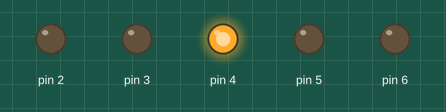
A sketch run on a simulated Arduino Uno, built with avr-gcc and run on an emulated ATmega328P. Parts: output pins drawn as LEDs (lit = HIGH). Random numbers use the default seed unless the sketch sets one.

Above: at 0.1 s.
At 2.1 s:
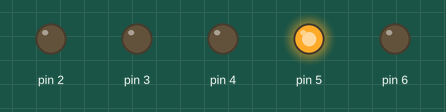
At 10.1 s:
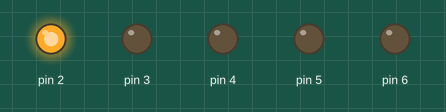
At 28.1 s:
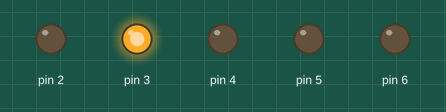
At 36.1 s:
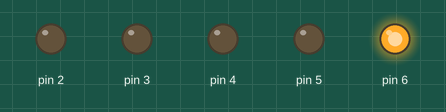
Timing chart, 0 to 40.0 s (numbered marks = the images above):
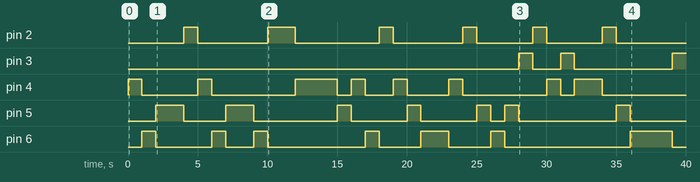

The sketch:

Blink_LEDS_Randomly.ino
```cpp
// Code for blinking LEDs randomnly
//

int data;
void setup()
{

  pinMode(2, OUTPUT);
  pinMode(3, OUTPUT);
  pinMode(4, OUTPUT);
  pinMode(5, OUTPUT);
  pinMode(6, OUTPUT);
}

void loop()
{
  data=random(2,7);

  if(data==2){
  digitalWrite(2, HIGH);
  digitalWrite(3, LOW);
  digitalWrite(4, LOW);
  digitalWrite(5, LOW);
  digitalWrite(6, LOW);

 }

  if(data==3){
  digitalWrite(3, HIGH);
  digitalWrite(2, LOW);
  digitalWrite(4, LOW);
  digitalWrite(5, LOW);
  digitalWrite(6, LOW);
 }

  if(data==4){
  digitalWrite(4, HIGH);
  digitalWrite(2, LOW);
  digitalWrite(3, LOW);
  digitalWrite(5, LOW);
  digitalWrite(6, LOW);
 }

  if(data==5){
  digitalWrite(5, HIGH);
  digitalWrite(2, LOW);
  digitalWrite(3, LOW);
  digitalWrite(4, LOW);
  digitalWrite(6, LOW);
 }
  if(data==6){
  digitalWrite(6, HIGH);
  digitalWrite(2, LOW);
  digitalWrite(3, LOW);
  digitalWrite(4, LOW);
  digitalWrite(5, LOW);
 }
  delay(1000);
}
```

Measured:
- by itself, pin 2: LOW → HIGH at 4.0 s, → LOW 1.0 s later, → HIGH 5.0 s later, → LOW 2.0 s later, … (12 changes in this stretch)
- by itself, pin 3: goes HIGH 1.0 s, LOW 2.0 s, HIGH 1.0 s, LOW 7.0 s, then HIGH
- by itself, pin 4: LOW → HIGH at 0.00 s, → LOW 1.0 s later, → HIGH 4.0 s later, → LOW 1.0 s later, … (16 changes in this stretch)
- by itself, pin 5: LOW → HIGH at 2.0 s, → LOW 2.0 s later, → HIGH 3.0 s later, → LOW 2.0 s later, … (14 changes in this stretch)
- by itself, pin 6: LOW → HIGH at 1.0 s, → LOW 1.0 s later, → HIGH 4.0 s later, → LOW 1.0 s later, … (14 changes in this stretch)
